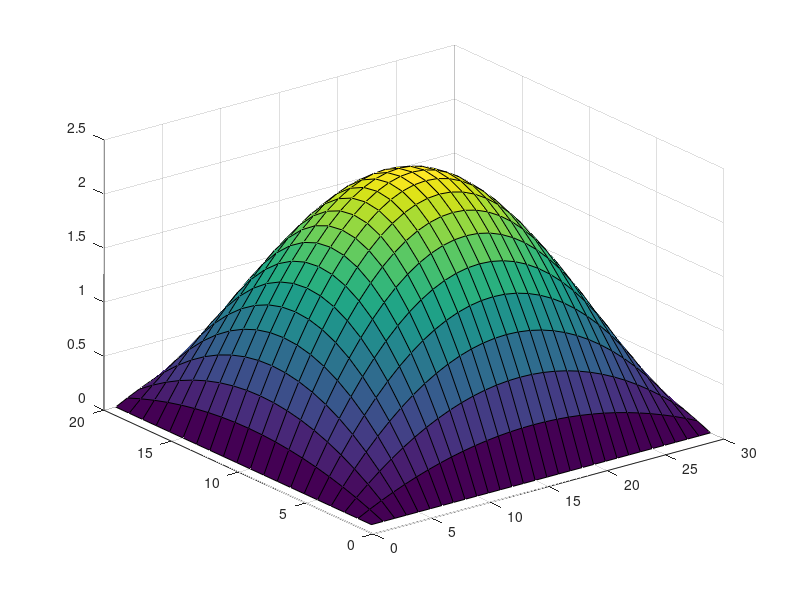
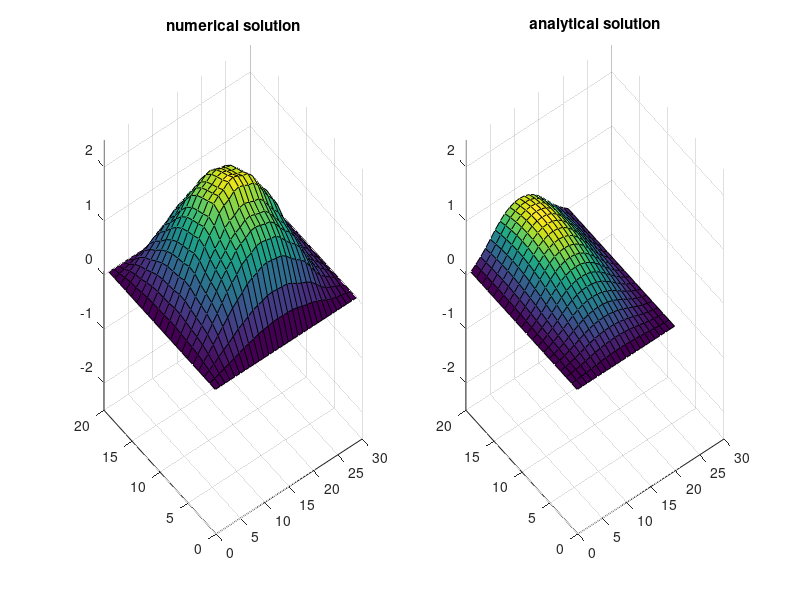

Reproduce these figures in MATLAB, in order.
clc; close all; clear

% VARIABLES
L = 2;
H = 3;

g = 0;
s = 0;
c = 6;
n = 10; % spatial grid points
grid_size = 1; % physical size of grid
t_n = 100; % number of time points
t_f = 1; % end time of sim

delta = grid_size/n;
dt = t_f/t_n;

lambda = c*dt/delta
lambda2 = lambda*lambda

% ANALYTICAL SOLUTION
a_lim = 5;      % number of fourier series terms
b_lim = 5;      % "" ""

u_a = @(x, y, t) 0;

for b = 1:1:b_lim
    for a = 1:1:a_lim
        u_a = @(x, y, t) u_a(x, y, t) + (576/pi^6) .* (((1 + (-1)^(a+1)) * (1+(-1)^(b+1))) / (a^3*b^3)).*sin(a.*pi./2.*x).*sin(b.*pi./3.*y).*cos(pi.*sqrt(9.*a.^2+4.*b.^2).*t);
    end
end

x = linspace(0,L,L/delta+1);
y = linspace(0,H,H/delta+1);
t = linspace(0,t_f,t_n);

[X,Y] = meshgrid(x, y);

% loop to set initial conditions
for i = 1:n*L
    for j = 1:n*H
        u_initial(i,j) = x(i).*y(j).*(L-x(i)).*(H-y(j));
    end
end

for i = 1:t_n
    results_analytical(:,:,i) = u_a(X, Y, t(i));
end

figure()
surf(u_initial) % display initial conditions for verification

% loop to find solutions, use if statements for boundary conditions
u_p = u_initial;
u_c = u_initial;
for k = 1:t_n
    for i = 1:n*L     
        for j = 1:n*H
            if i == 1 || j == 1 || i == n*L || j == n*H %% enforcing boundary conditions
                u_n(i,j) = 0;
            else
                u_n(i,j) = 2*(1-2*lambda2)*u_c(i,j) + lambda2*(u_c(i+1,j) + u_c(i-1,j) + u_c(i,j+1) + u_c(i,j-1)) - u_p(i,j);
            end         
        end
    end
    u_p = u_c;
    u_c = u_n;
    results_numerical(:,:,k) = u_n;
end

figure()

for time = 1:t_n
    subplot(1,2,1)
    surf(results_numerical(:,:,time));
    axis([0 n*H 0 n*L -2.5 2.5]);
    title('numerical solution')
    subplot(1,2,2)
    surf(results_analytical(:,:,time));
    axis([0 n*H 0 n*L -2.5 2.5]);
    title('analytical solution')
    pause(1/60)
end